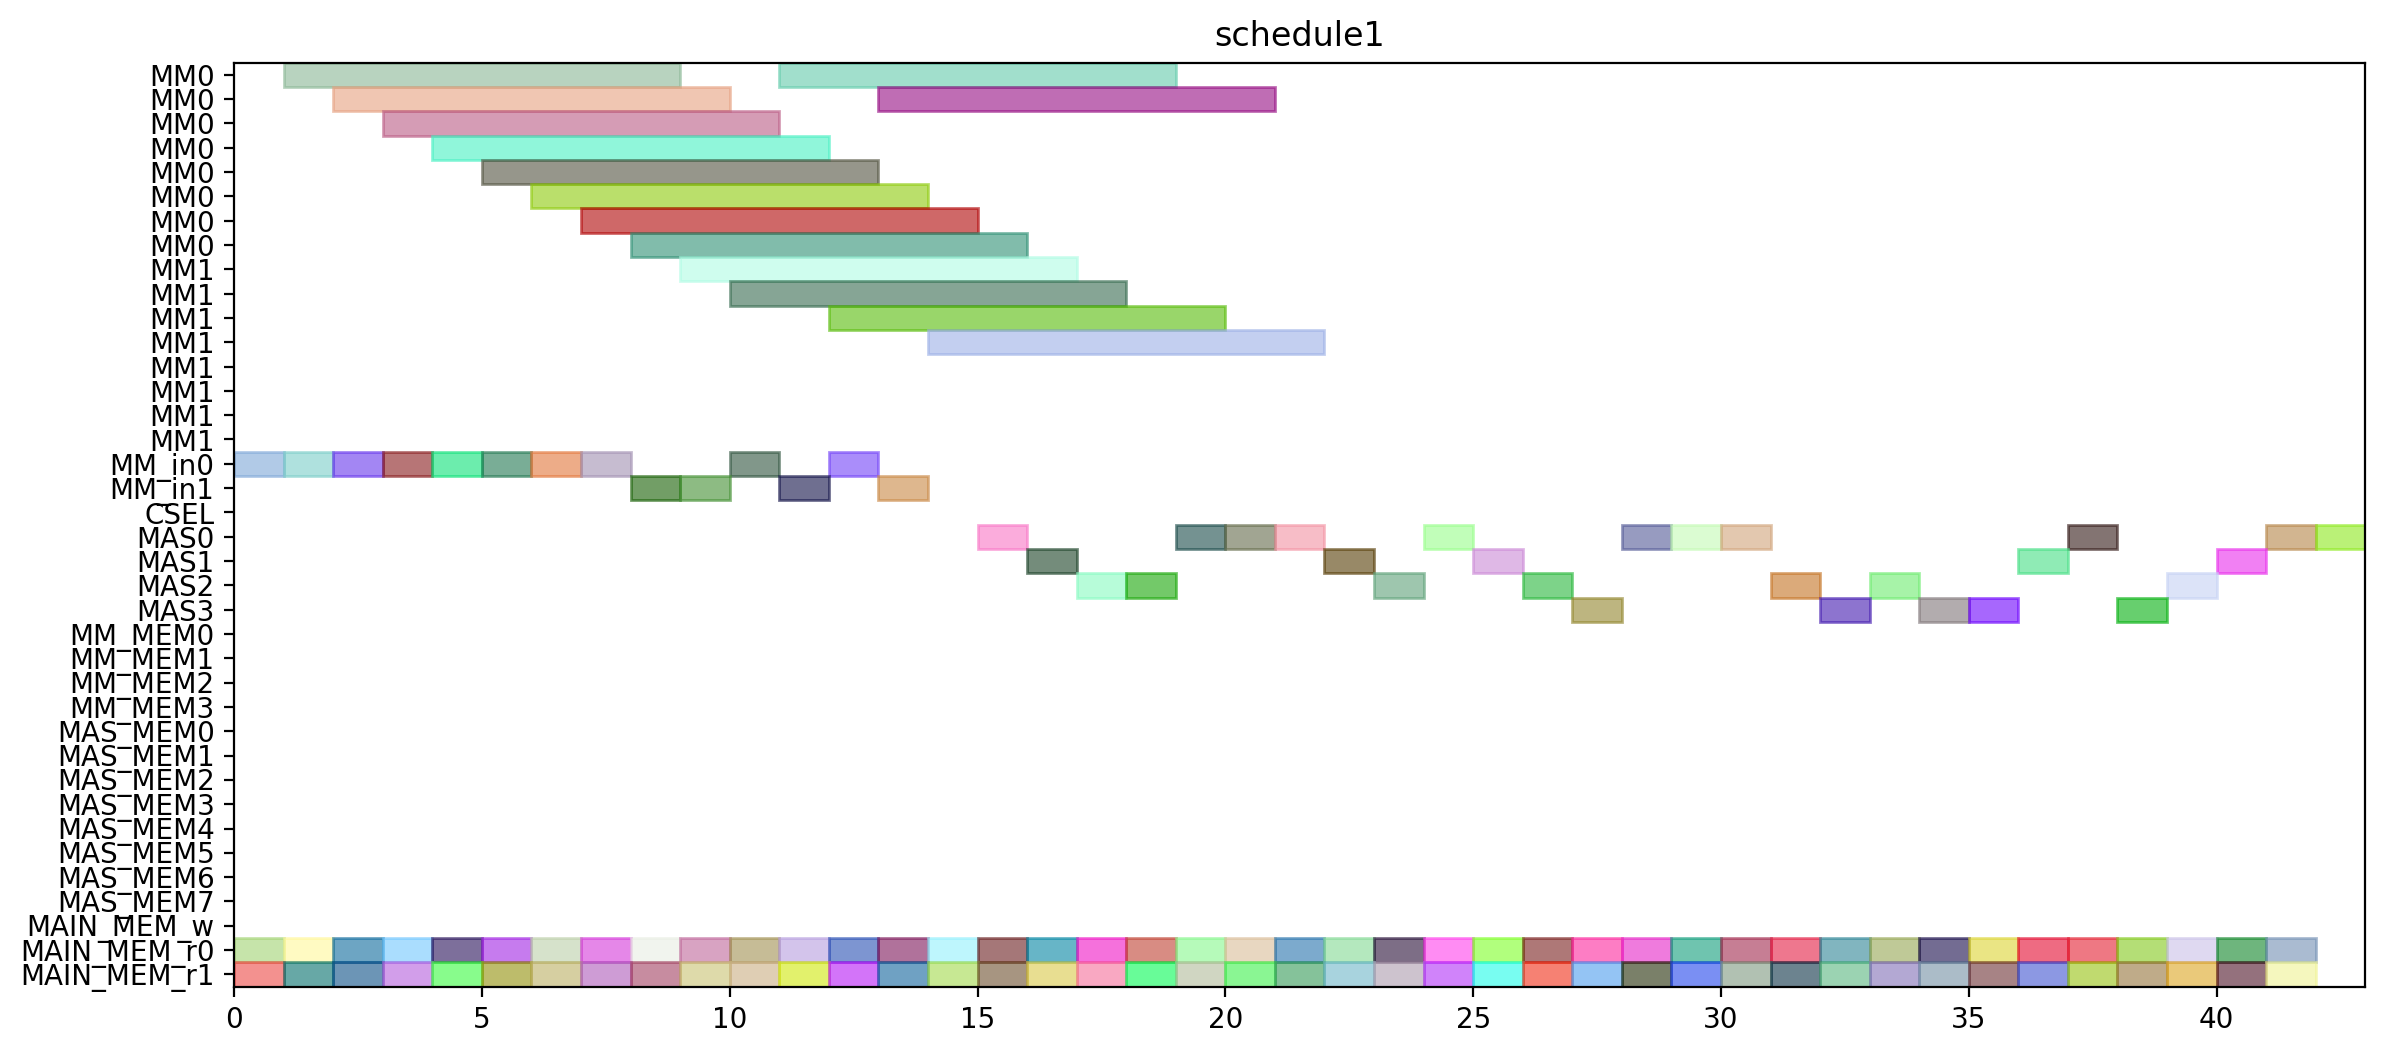

Here is the Python script that generated this plot:
from pyschedule import Scenario, solvers, plotters, alt


def solve():
	horizon = 151
	S = Scenario("schedule1", horizon=horizon)

	# resource
	MM = S.Resources('MM', num=2, size=8)
	MM_in = S.Resources('MM_in', num=2)
	CSEL = S.Resource('CSEL')
	MAS = S.Resources('MAS', num=4, size=1, periods=range(1, horizon))
	MM_MEM = S.Resources('MM_MEM', num=4)
	MAS_MEM = S.Resources('MAS_MEM', num=8)
	MAIN_MEM_w = S.Resource('MAIN_MEM_w', size=1)
	MAIN_MEM_r = S.Resources('MAIN_MEM_r', num=2)

	# result of previous scheduling
	t4_t8_t1_in = S.Task('t4_t8_t1_in', length=1, delay_cost=1)
	S += t4_t8_t1_in >= 0
	t4_t8_t1_in += MM_in[0]

	t4_t8_t1_mem0 = S.Task('t4_t8_t1_mem0', length=1, delay_cost=1)
	S += t4_t8_t1_mem0 >= 0
	t4_t8_t1_mem0 += MAIN_MEM_r[0]

	t4_t8_t1_mem1 = S.Task('t4_t8_t1_mem1', length=1, delay_cost=1)
	S += t4_t8_t1_mem1 >= 0
	t4_t8_t1_mem1 += MAIN_MEM_r[1]

	t4_t2_t1_in = S.Task('t4_t2_t1_in', length=1, delay_cost=1)
	S += t4_t2_t1_in >= 1
	t4_t2_t1_in += MM_in[0]

	t4_t2_t1_mem0 = S.Task('t4_t2_t1_mem0', length=1, delay_cost=1)
	S += t4_t2_t1_mem0 >= 1
	t4_t2_t1_mem0 += MAIN_MEM_r[0]

	t4_t2_t1_mem1 = S.Task('t4_t2_t1_mem1', length=1, delay_cost=1)
	S += t4_t2_t1_mem1 >= 1
	t4_t2_t1_mem1 += MAIN_MEM_r[1]

	t4_t8_t1 = S.Task('t4_t8_t1', length=8, delay_cost=1)
	S += t4_t8_t1 >= 1
	t4_t8_t1 += MM[0]

	t1_t1_in = S.Task('t1_t1_in', length=1, delay_cost=1)
	S += t1_t1_in >= 2
	t1_t1_in += MM_in[0]

	t1_t1_mem0 = S.Task('t1_t1_mem0', length=1, delay_cost=1)
	S += t1_t1_mem0 >= 2
	t1_t1_mem0 += MAIN_MEM_r[0]

	t1_t1_mem1 = S.Task('t1_t1_mem1', length=1, delay_cost=1)
	S += t1_t1_mem1 >= 2
	t1_t1_mem1 += MAIN_MEM_r[1]

	t4_t2_t1 = S.Task('t4_t2_t1', length=8, delay_cost=1)
	S += t4_t2_t1 >= 2
	t4_t2_t1 += MM[0]

	t1_t1 = S.Task('t1_t1', length=8, delay_cost=1)
	S += t1_t1 >= 3
	t1_t1 += MM[0]

	t4_t1_t1_in = S.Task('t4_t1_t1_in', length=1, delay_cost=1)
	S += t4_t1_t1_in >= 3
	t4_t1_t1_in += MM_in[0]

	t4_t1_t1_mem0 = S.Task('t4_t1_t1_mem0', length=1, delay_cost=1)
	S += t4_t1_t1_mem0 >= 3
	t4_t1_t1_mem0 += MAIN_MEM_r[0]

	t4_t1_t1_mem1 = S.Task('t4_t1_t1_mem1', length=1, delay_cost=1)
	S += t4_t1_t1_mem1 >= 3
	t4_t1_t1_mem1 += MAIN_MEM_r[1]

	t2_t0_in = S.Task('t2_t0_in', length=1, delay_cost=1)
	S += t2_t0_in >= 4
	t2_t0_in += MM_in[0]

	t2_t0_mem0 = S.Task('t2_t0_mem0', length=1, delay_cost=1)
	S += t2_t0_mem0 >= 4
	t2_t0_mem0 += MAIN_MEM_r[0]

	t2_t0_mem1 = S.Task('t2_t0_mem1', length=1, delay_cost=1)
	S += t2_t0_mem1 >= 4
	t2_t0_mem1 += MAIN_MEM_r[1]

	t4_t1_t1 = S.Task('t4_t1_t1', length=8, delay_cost=1)
	S += t4_t1_t1 >= 4
	t4_t1_t1 += MM[0]

	t2_t0 = S.Task('t2_t0', length=8, delay_cost=1)
	S += t2_t0 >= 5
	t2_t0 += MM[0]

	t4_t0_t1_in = S.Task('t4_t0_t1_in', length=1, delay_cost=1)
	S += t4_t0_t1_in >= 5
	t4_t0_t1_in += MM_in[0]

	t4_t0_t1_mem0 = S.Task('t4_t0_t1_mem0', length=1, delay_cost=1)
	S += t4_t0_t1_mem0 >= 5
	t4_t0_t1_mem0 += MAIN_MEM_r[0]

	t4_t0_t1_mem1 = S.Task('t4_t0_t1_mem1', length=1, delay_cost=1)
	S += t4_t0_t1_mem1 >= 5
	t4_t0_t1_mem1 += MAIN_MEM_r[1]

	t4_t0_t0_in = S.Task('t4_t0_t0_in', length=1, delay_cost=1)
	S += t4_t0_t0_in >= 6
	t4_t0_t0_in += MM_in[0]

	t4_t0_t0_mem0 = S.Task('t4_t0_t0_mem0', length=1, delay_cost=1)
	S += t4_t0_t0_mem0 >= 6
	t4_t0_t0_mem0 += MAIN_MEM_r[0]

	t4_t0_t0_mem1 = S.Task('t4_t0_t0_mem1', length=1, delay_cost=1)
	S += t4_t0_t0_mem1 >= 6
	t4_t0_t0_mem1 += MAIN_MEM_r[1]

	t4_t0_t1 = S.Task('t4_t0_t1', length=8, delay_cost=1)
	S += t4_t0_t1 >= 6
	t4_t0_t1 += MM[0]

	t1_t0_in = S.Task('t1_t0_in', length=1, delay_cost=1)
	S += t1_t0_in >= 7
	t1_t0_in += MM_in[0]

	t1_t0_mem0 = S.Task('t1_t0_mem0', length=1, delay_cost=1)
	S += t1_t0_mem0 >= 7
	t1_t0_mem0 += MAIN_MEM_r[0]

	t1_t0_mem1 = S.Task('t1_t0_mem1', length=1, delay_cost=1)
	S += t1_t0_mem1 >= 7
	t1_t0_mem1 += MAIN_MEM_r[1]

	t4_t0_t0 = S.Task('t4_t0_t0', length=8, delay_cost=1)
	S += t4_t0_t0 >= 7
	t4_t0_t0 += MM[0]

	t1_t0 = S.Task('t1_t0', length=8, delay_cost=1)
	S += t1_t0 >= 8
	t1_t0 += MM[0]

	t4_t2_t0_in = S.Task('t4_t2_t0_in', length=1, delay_cost=1)
	S += t4_t2_t0_in >= 8
	t4_t2_t0_in += MM_in[1]

	t4_t2_t0_mem0 = S.Task('t4_t2_t0_mem0', length=1, delay_cost=1)
	S += t4_t2_t0_mem0 >= 8
	t4_t2_t0_mem0 += MAIN_MEM_r[0]

	t4_t2_t0_mem1 = S.Task('t4_t2_t0_mem1', length=1, delay_cost=1)
	S += t4_t2_t0_mem1 >= 8
	t4_t2_t0_mem1 += MAIN_MEM_r[1]

	t4_t2_t0 = S.Task('t4_t2_t0', length=8, delay_cost=1)
	S += t4_t2_t0 >= 9
	t4_t2_t0 += MM[1]

	t4_t8_t0_in = S.Task('t4_t8_t0_in', length=1, delay_cost=1)
	S += t4_t8_t0_in >= 9
	t4_t8_t0_in += MM_in[1]

	t4_t8_t0_mem0 = S.Task('t4_t8_t0_mem0', length=1, delay_cost=1)
	S += t4_t8_t0_mem0 >= 9
	t4_t8_t0_mem0 += MAIN_MEM_r[0]

	t4_t8_t0_mem1 = S.Task('t4_t8_t0_mem1', length=1, delay_cost=1)
	S += t4_t8_t0_mem1 >= 9
	t4_t8_t0_mem1 += MAIN_MEM_r[1]

	t0_t1_in = S.Task('t0_t1_in', length=1, delay_cost=1)
	S += t0_t1_in >= 10
	t0_t1_in += MM_in[0]

	t0_t1_mem0 = S.Task('t0_t1_mem0', length=1, delay_cost=1)
	S += t0_t1_mem0 >= 10
	t0_t1_mem0 += MAIN_MEM_r[0]

	t0_t1_mem1 = S.Task('t0_t1_mem1', length=1, delay_cost=1)
	S += t0_t1_mem1 >= 10
	t0_t1_mem1 += MAIN_MEM_r[1]

	t4_t8_t0 = S.Task('t4_t8_t0', length=8, delay_cost=1)
	S += t4_t8_t0 >= 10
	t4_t8_t0 += MM[1]

	t0_t0_in = S.Task('t0_t0_in', length=1, delay_cost=1)
	S += t0_t0_in >= 11
	t0_t0_in += MM_in[1]

	t0_t0_mem0 = S.Task('t0_t0_mem0', length=1, delay_cost=1)
	S += t0_t0_mem0 >= 11
	t0_t0_mem0 += MAIN_MEM_r[0]

	t0_t0_mem1 = S.Task('t0_t0_mem1', length=1, delay_cost=1)
	S += t0_t0_mem1 >= 11
	t0_t0_mem1 += MAIN_MEM_r[1]

	t0_t1 = S.Task('t0_t1', length=8, delay_cost=1)
	S += t0_t1 >= 11
	t0_t1 += MM[0]

	t0_t0 = S.Task('t0_t0', length=8, delay_cost=1)
	S += t0_t0 >= 12
	t0_t0 += MM[1]

	t4_t1_t0_in = S.Task('t4_t1_t0_in', length=1, delay_cost=1)
	S += t4_t1_t0_in >= 12
	t4_t1_t0_in += MM_in[0]

	t4_t1_t0_mem0 = S.Task('t4_t1_t0_mem0', length=1, delay_cost=1)
	S += t4_t1_t0_mem0 >= 12
	t4_t1_t0_mem0 += MAIN_MEM_r[0]

	t4_t1_t0_mem1 = S.Task('t4_t1_t0_mem1', length=1, delay_cost=1)
	S += t4_t1_t0_mem1 >= 12
	t4_t1_t0_mem1 += MAIN_MEM_r[1]

	t2_t1_in = S.Task('t2_t1_in', length=1, delay_cost=1)
	S += t2_t1_in >= 13
	t2_t1_in += MM_in[1]

	t2_t1_mem0 = S.Task('t2_t1_mem0', length=1, delay_cost=1)
	S += t2_t1_mem0 >= 13
	t2_t1_mem0 += MAIN_MEM_r[0]

	t2_t1_mem1 = S.Task('t2_t1_mem1', length=1, delay_cost=1)
	S += t2_t1_mem1 >= 13
	t2_t1_mem1 += MAIN_MEM_r[1]

	t4_t1_t0 = S.Task('t4_t1_t0', length=8, delay_cost=1)
	S += t4_t1_t0 >= 13
	t4_t1_t0 += MM[0]

	t2_t1 = S.Task('t2_t1', length=8, delay_cost=1)
	S += t2_t1 >= 14
	t2_t1 += MM[1]

	t4_t50_mem0 = S.Task('t4_t50_mem0', length=1, delay_cost=1)
	S += t4_t50_mem0 >= 14
	t4_t50_mem0 += MAIN_MEM_r[0]

	t4_t50_mem1 = S.Task('t4_t50_mem1', length=1, delay_cost=1)
	S += t4_t50_mem1 >= 14
	t4_t50_mem1 += MAIN_MEM_r[1]

	t4_t41_mem0 = S.Task('t4_t41_mem0', length=1, delay_cost=1)
	S += t4_t41_mem0 >= 15
	t4_t41_mem0 += MAIN_MEM_r[0]

	t4_t41_mem1 = S.Task('t4_t41_mem1', length=1, delay_cost=1)
	S += t4_t41_mem1 >= 15
	t4_t41_mem1 += MAIN_MEM_r[1]

	t4_t50 = S.Task('t4_t50', length=1, delay_cost=1)
	S += t4_t50 >= 15
	t4_t50 += MAS[0]

	t4_t40_mem0 = S.Task('t4_t40_mem0', length=1, delay_cost=1)
	S += t4_t40_mem0 >= 16
	t4_t40_mem0 += MAIN_MEM_r[0]

	t4_t40_mem1 = S.Task('t4_t40_mem1', length=1, delay_cost=1)
	S += t4_t40_mem1 >= 16
	t4_t40_mem1 += MAIN_MEM_r[1]

	t4_t41 = S.Task('t4_t41', length=1, delay_cost=1)
	S += t4_t41 >= 16
	t4_t41 += MAS[1]

	t4_t2_t2_mem0 = S.Task('t4_t2_t2_mem0', length=1, delay_cost=1)
	S += t4_t2_t2_mem0 >= 17
	t4_t2_t2_mem0 += MAIN_MEM_r[0]

	t4_t2_t2_mem1 = S.Task('t4_t2_t2_mem1', length=1, delay_cost=1)
	S += t4_t2_t2_mem1 >= 17
	t4_t2_t2_mem1 += MAIN_MEM_r[1]

	t4_t40 = S.Task('t4_t40', length=1, delay_cost=1)
	S += t4_t40 >= 17
	t4_t40 += MAS[2]

	t4_t1_t3_mem0 = S.Task('t4_t1_t3_mem0', length=1, delay_cost=1)
	S += t4_t1_t3_mem0 >= 18
	t4_t1_t3_mem0 += MAIN_MEM_r[0]

	t4_t1_t3_mem1 = S.Task('t4_t1_t3_mem1', length=1, delay_cost=1)
	S += t4_t1_t3_mem1 >= 18
	t4_t1_t3_mem1 += MAIN_MEM_r[1]

	t4_t2_t2 = S.Task('t4_t2_t2', length=1, delay_cost=1)
	S += t4_t2_t2 >= 18
	t4_t2_t2 += MAS[2]

	t4_t1_t2_mem0 = S.Task('t4_t1_t2_mem0', length=1, delay_cost=1)
	S += t4_t1_t2_mem0 >= 19
	t4_t1_t2_mem0 += MAIN_MEM_r[0]

	t4_t1_t2_mem1 = S.Task('t4_t1_t2_mem1', length=1, delay_cost=1)
	S += t4_t1_t2_mem1 >= 19
	t4_t1_t2_mem1 += MAIN_MEM_r[1]

	t4_t1_t3 = S.Task('t4_t1_t3', length=1, delay_cost=1)
	S += t4_t1_t3 >= 19
	t4_t1_t3 += MAS[0]

	t4_t0_t3_mem0 = S.Task('t4_t0_t3_mem0', length=1, delay_cost=1)
	S += t4_t0_t3_mem0 >= 20
	t4_t0_t3_mem0 += MAIN_MEM_r[0]

	t4_t0_t3_mem1 = S.Task('t4_t0_t3_mem1', length=1, delay_cost=1)
	S += t4_t0_t3_mem1 >= 20
	t4_t0_t3_mem1 += MAIN_MEM_r[1]

	t4_t1_t2 = S.Task('t4_t1_t2', length=1, delay_cost=1)
	S += t4_t1_t2 >= 20
	t4_t1_t2 += MAS[0]

	t1_t3_mem0 = S.Task('t1_t3_mem0', length=1, delay_cost=1)
	S += t1_t3_mem0 >= 21
	t1_t3_mem0 += MAIN_MEM_r[0]

	t1_t3_mem1 = S.Task('t1_t3_mem1', length=1, delay_cost=1)
	S += t1_t3_mem1 >= 21
	t1_t3_mem1 += MAIN_MEM_r[1]

	t4_t0_t3 = S.Task('t4_t0_t3', length=1, delay_cost=1)
	S += t4_t0_t3 >= 21
	t4_t0_t3 += MAS[0]

	t1_t3 = S.Task('t1_t3', length=1, delay_cost=1)
	S += t1_t3 >= 22
	t1_t3 += MAS[1]

	t4_t2_t3_mem0 = S.Task('t4_t2_t3_mem0', length=1, delay_cost=1)
	S += t4_t2_t3_mem0 >= 22
	t4_t2_t3_mem0 += MAIN_MEM_r[0]

	t4_t2_t3_mem1 = S.Task('t4_t2_t3_mem1', length=1, delay_cost=1)
	S += t4_t2_t3_mem1 >= 22
	t4_t2_t3_mem1 += MAIN_MEM_r[1]

	t4_t2_t3 = S.Task('t4_t2_t3', length=1, delay_cost=1)
	S += t4_t2_t3 >= 23
	t4_t2_t3 += MAS[2]

	t4_t51_mem0 = S.Task('t4_t51_mem0', length=1, delay_cost=1)
	S += t4_t51_mem0 >= 23
	t4_t51_mem0 += MAIN_MEM_r[0]

	t4_t51_mem1 = S.Task('t4_t51_mem1', length=1, delay_cost=1)
	S += t4_t51_mem1 >= 23
	t4_t51_mem1 += MAIN_MEM_r[1]

	t1_t2_mem0 = S.Task('t1_t2_mem0', length=1, delay_cost=1)
	S += t1_t2_mem0 >= 24
	t1_t2_mem0 += MAIN_MEM_r[0]

	t1_t2_mem1 = S.Task('t1_t2_mem1', length=1, delay_cost=1)
	S += t1_t2_mem1 >= 24
	t1_t2_mem1 += MAIN_MEM_r[1]

	t4_t51 = S.Task('t4_t51', length=1, delay_cost=1)
	S += t4_t51 >= 24
	t4_t51 += MAS[0]

	t1_t2 = S.Task('t1_t2', length=1, delay_cost=1)
	S += t1_t2 >= 25
	t1_t2 += MAS[1]

	t4_t0_t2_mem0 = S.Task('t4_t0_t2_mem0', length=1, delay_cost=1)
	S += t4_t0_t2_mem0 >= 25
	t4_t0_t2_mem0 += MAIN_MEM_r[0]

	t4_t0_t2_mem1 = S.Task('t4_t0_t2_mem1', length=1, delay_cost=1)
	S += t4_t0_t2_mem1 >= 25
	t4_t0_t2_mem1 += MAIN_MEM_r[1]

	t0_t3_mem0 = S.Task('t0_t3_mem0', length=1, delay_cost=1)
	S += t0_t3_mem0 >= 26
	t0_t3_mem0 += MAIN_MEM_r[0]

	t0_t3_mem1 = S.Task('t0_t3_mem1', length=1, delay_cost=1)
	S += t0_t3_mem1 >= 26
	t0_t3_mem1 += MAIN_MEM_r[1]

	t4_t0_t2 = S.Task('t4_t0_t2', length=1, delay_cost=1)
	S += t4_t0_t2 >= 26
	t4_t0_t2 += MAS[2]

	t0_t2_mem0 = S.Task('t0_t2_mem0', length=1, delay_cost=1)
	S += t0_t2_mem0 >= 27
	t0_t2_mem0 += MAIN_MEM_r[0]

	t0_t2_mem1 = S.Task('t0_t2_mem1', length=1, delay_cost=1)
	S += t0_t2_mem1 >= 27
	t0_t2_mem1 += MAIN_MEM_r[1]

	t0_t3 = S.Task('t0_t3', length=1, delay_cost=1)
	S += t0_t3 >= 27
	t0_t3 += MAS[3]

	t0_t2 = S.Task('t0_t2', length=1, delay_cost=1)
	S += t0_t2 >= 28
	t0_t2 += MAS[0]

	t2_t3_mem0 = S.Task('t2_t3_mem0', length=1, delay_cost=1)
	S += t2_t3_mem0 >= 28
	t2_t3_mem0 += MAIN_MEM_r[0]

	t2_t3_mem1 = S.Task('t2_t3_mem1', length=1, delay_cost=1)
	S += t2_t3_mem1 >= 28
	t2_t3_mem1 += MAIN_MEM_r[1]

	t2_t2_mem0 = S.Task('t2_t2_mem0', length=1, delay_cost=1)
	S += t2_t2_mem0 >= 29
	t2_t2_mem0 += MAIN_MEM_r[0]

	t2_t2_mem1 = S.Task('t2_t2_mem1', length=1, delay_cost=1)
	S += t2_t2_mem1 >= 29
	t2_t2_mem1 += MAIN_MEM_r[1]

	t2_t3 = S.Task('t2_t3', length=1, delay_cost=1)
	S += t2_t3 >= 29
	t2_t3 += MAS[0]

	t2_t2 = S.Task('t2_t2', length=1, delay_cost=1)
	S += t2_t2 >= 30
	t2_t2 += MAS[0]


	# new tasks
	t4_t8_t2 = S.Task('t4_t8_t2', length=1, delay_cost=1)
	t4_t8_t2 += alt(MAS)
	t4_t8_t2_mem0 = S.Task('t4_t8_t2_mem0', length=1, delay_cost=1)
	t4_t8_t2_mem0 += MAIN_MEM_r[0]
	S += t4_t8_t2_mem0 <= t4_t8_t2

	t4_t8_t2_mem1 = S.Task('t4_t8_t2_mem1', length=1, delay_cost=1)
	t4_t8_t2_mem1 += MAIN_MEM_r[1]
	S += t4_t8_t2_mem1 <= t4_t8_t2

	t4_t8_t3 = S.Task('t4_t8_t3', length=1, delay_cost=1)
	t4_t8_t3 += alt(MAS)
	t4_t8_t3_mem0 = S.Task('t4_t8_t3_mem0', length=1, delay_cost=1)
	t4_t8_t3_mem0 += MAIN_MEM_r[0]
	S += t4_t8_t3_mem0 <= t4_t8_t3

	t4_t8_t3_mem1 = S.Task('t4_t8_t3_mem1', length=1, delay_cost=1)
	t4_t8_t3_mem1 += MAIN_MEM_r[1]
	S += t4_t8_t3_mem1 <= t4_t8_t3

	t70 = S.Task('t70', length=1, delay_cost=1)
	t70 += alt(MAS)
	t70_mem0 = S.Task('t70_mem0', length=1, delay_cost=1)
	t70_mem0 += MAIN_MEM_r[0]
	S += t70_mem0 <= t70

	t70_mem1 = S.Task('t70_mem1', length=1, delay_cost=1)
	t70_mem1 += MAIN_MEM_r[1]
	S += t70_mem1 <= t70

	t71 = S.Task('t71', length=1, delay_cost=1)
	t71 += alt(MAS)
	t71_mem0 = S.Task('t71_mem0', length=1, delay_cost=1)
	t71_mem0 += MAIN_MEM_r[0]
	S += t71_mem0 <= t71

	t71_mem1 = S.Task('t71_mem1', length=1, delay_cost=1)
	t71_mem1 += MAIN_MEM_r[1]
	S += t71_mem1 <= t71

	t80 = S.Task('t80', length=1, delay_cost=1)
	t80 += alt(MAS)
	t80_mem0 = S.Task('t80_mem0', length=1, delay_cost=1)
	t80_mem0 += MAIN_MEM_r[0]
	S += t80_mem0 <= t80

	t80_mem1 = S.Task('t80_mem1', length=1, delay_cost=1)
	t80_mem1 += MAIN_MEM_r[1]
	S += t80_mem1 <= t80

	t81 = S.Task('t81', length=1, delay_cost=1)
	t81 += alt(MAS)
	t81_mem0 = S.Task('t81_mem0', length=1, delay_cost=1)
	t81_mem0 += MAIN_MEM_r[0]
	S += t81_mem0 <= t81

	t81_mem1 = S.Task('t81_mem1', length=1, delay_cost=1)
	t81_mem1 += MAIN_MEM_r[1]
	S += t81_mem1 <= t81

	t90 = S.Task('t90', length=1, delay_cost=1)
	t90 += alt(MAS)
	t90_mem0 = S.Task('t90_mem0', length=1, delay_cost=1)
	t90_mem0 += MAIN_MEM_r[0]
	S += t90_mem0 <= t90

	t90_mem1 = S.Task('t90_mem1', length=1, delay_cost=1)
	t90_mem1 += MAIN_MEM_r[1]
	S += t90_mem1 <= t90

	t91 = S.Task('t91', length=1, delay_cost=1)
	t91 += alt(MAS)
	t91_mem0 = S.Task('t91_mem0', length=1, delay_cost=1)
	t91_mem0 += MAIN_MEM_r[0]
	S += t91_mem0 <= t91

	t91_mem1 = S.Task('t91_mem1', length=1, delay_cost=1)
	t91_mem1 += MAIN_MEM_r[1]
	S += t91_mem1 <= t91

	t100 = S.Task('t100', length=1, delay_cost=1)
	t100 += alt(MAS)
	t100_mem0 = S.Task('t100_mem0', length=1, delay_cost=1)
	t100_mem0 += MAIN_MEM_r[0]
	S += t100_mem0 <= t100

	t100_mem1 = S.Task('t100_mem1', length=1, delay_cost=1)
	t100_mem1 += MAIN_MEM_r[1]
	S += t100_mem1 <= t100

	t101 = S.Task('t101', length=1, delay_cost=1)
	t101 += alt(MAS)
	t101_mem0 = S.Task('t101_mem0', length=1, delay_cost=1)
	t101_mem0 += MAIN_MEM_r[0]
	S += t101_mem0 <= t101

	t101_mem1 = S.Task('t101_mem1', length=1, delay_cost=1)
	t101_mem1 += MAIN_MEM_r[1]
	S += t101_mem1 <= t101

	t5_t0_t2 = S.Task('t5_t0_t2', length=1, delay_cost=1)
	t5_t0_t2 += alt(MAS)
	t5_t0_t2_mem0 = S.Task('t5_t0_t2_mem0', length=1, delay_cost=1)
	t5_t0_t2_mem0 += MAIN_MEM_r[0]
	S += t5_t0_t2_mem0 <= t5_t0_t2

	t5_t0_t2_mem1 = S.Task('t5_t0_t2_mem1', length=1, delay_cost=1)
	t5_t0_t2_mem1 += MAIN_MEM_r[1]
	S += t5_t0_t2_mem1 <= t5_t0_t2

	t5_t8_t2 = S.Task('t5_t8_t2', length=1, delay_cost=1)
	t5_t8_t2 += alt(MAS)
	t5_t8_t2_mem0 = S.Task('t5_t8_t2_mem0', length=1, delay_cost=1)
	t5_t8_t2_mem0 += MAIN_MEM_r[0]
	S += t5_t8_t2_mem0 <= t5_t8_t2

	t5_t8_t2_mem1 = S.Task('t5_t8_t2_mem1', length=1, delay_cost=1)
	t5_t8_t2_mem1 += MAIN_MEM_r[1]
	S += t5_t8_t2_mem1 <= t5_t8_t2

	solvers.mip.solve(S,msg=1,kind='CPLEX',ratio_gap=1.01)

	solution = [['hoge']*len(S.solution()[1]) for i in range(len(S.solution()))]
	for i in range(len(S.solution())):
		for j in range(len(S.solution()[i])):
			solution[i][j]=str(S.solution()[i][j])
	print(solution)

	cycles = int(solution[-1][3])

	pic_file_name = "/home/mfukuda/ABE/multiRAM_multiMAS_16mux/scheduling_result/stage8MM2_stage1MAS4/SPARSE/schedule1.png"
	if(S.solution() != []):
		plotters.matplotlib.plot(S,img_filename=pic_file_name, show_task_labels=False, fig_size=(cycles*0.25+3, 6))

	return solution
